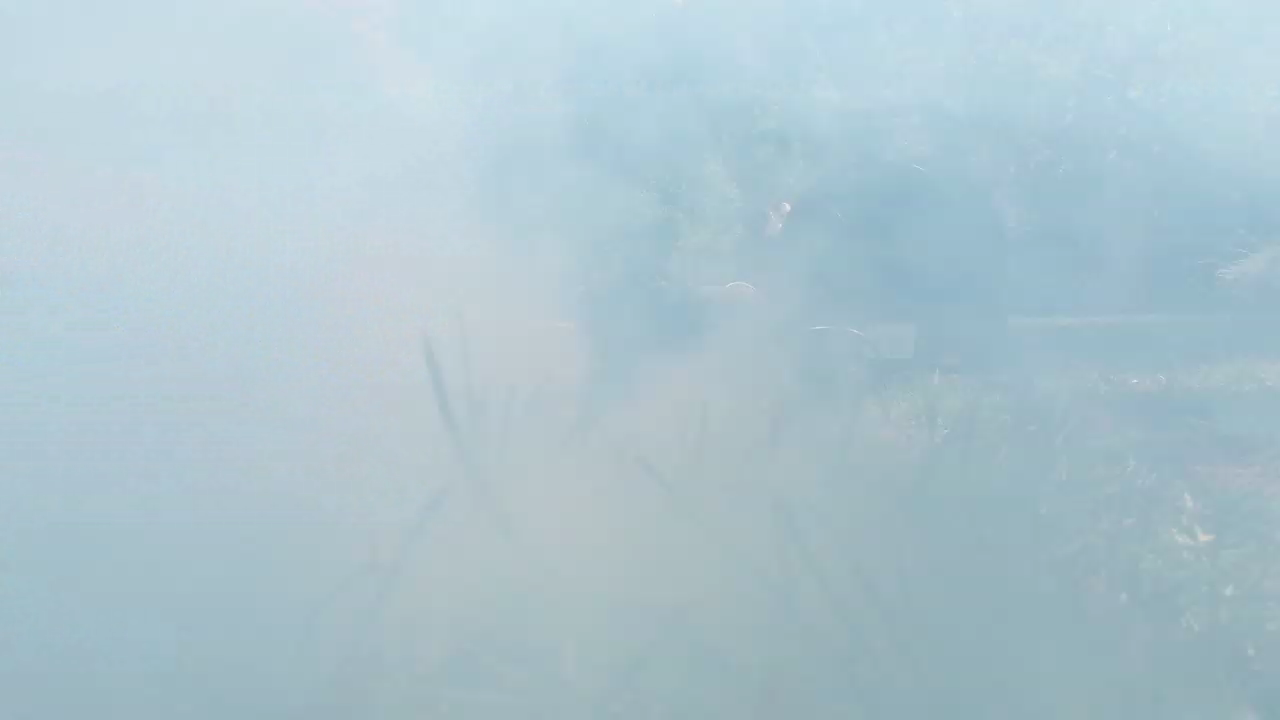
#> input picture smoke4.png, 1280 x 720 px
$ python find_img_hsv_values_histogram.py
#> lines starting #> are read from the running program, lines starting #| are printed output that depends on the picture
######### create a histogram showing the hsv values of a given frame #########
import cv2
import numpy as np
import matplotlib.pyplot as plt
from mpl_toolkits.mplot3d import Axes3D


def image_histogram(img_dir):
    """
    In order to detect smoke, there is a need to threshold the smokes hsv values. This function gets an image as an input and creates a histogram of hsv values.
    These values can be entered to the detect function.

    :param img_dir: directory of the frame to be analyzed
    :return: histogram of hsv values to enter in the threshold
    """
#> called with img_dir = 'smoke4.png'
    img = cv2.imread(img_dir)
#> img is the input picture: shape (720, 1280, 3); mean B, G, R 207.1, 197.5, 174
    hsv = cv2.cvtColor(img, cv2.COLOR_BGR2HSV)
#> hsv: shape (720, 1280, 3); mean H, S, V 98.7, 40.9, 207.1
    h, s, v = cv2.split(hsv)
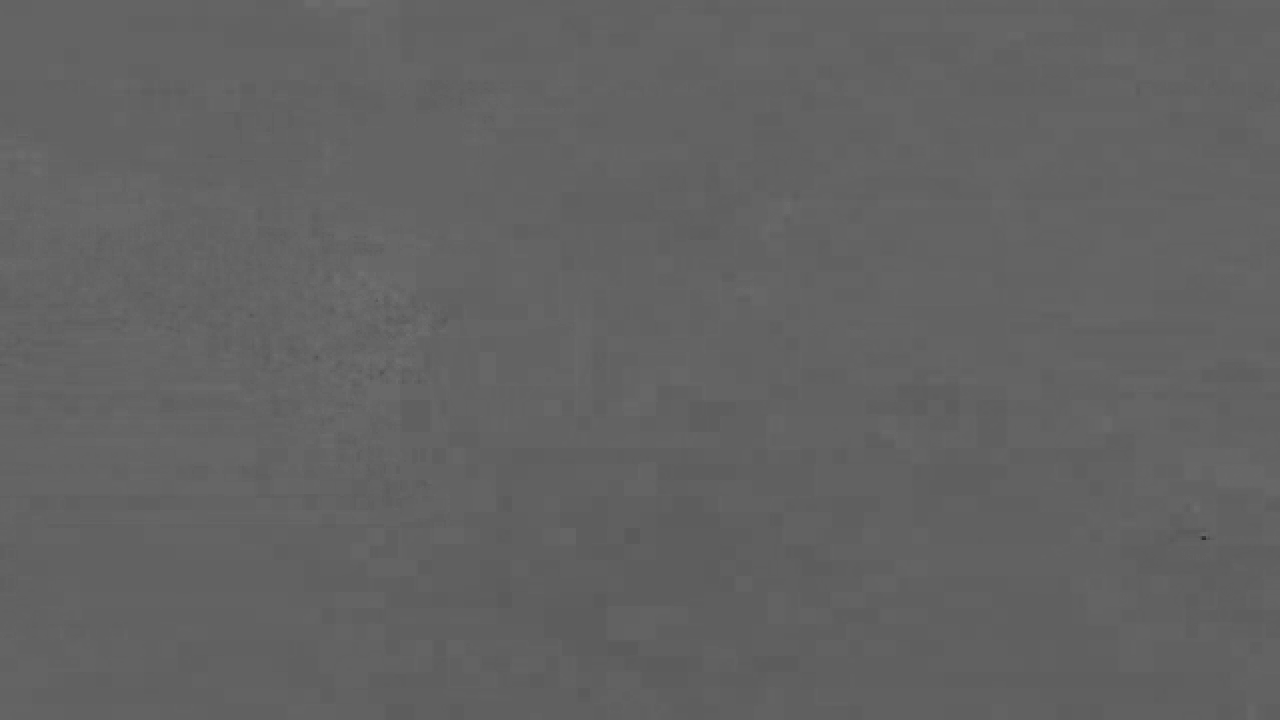
#> h: shape (720, 1280); min 45, max 113, mean 98.7
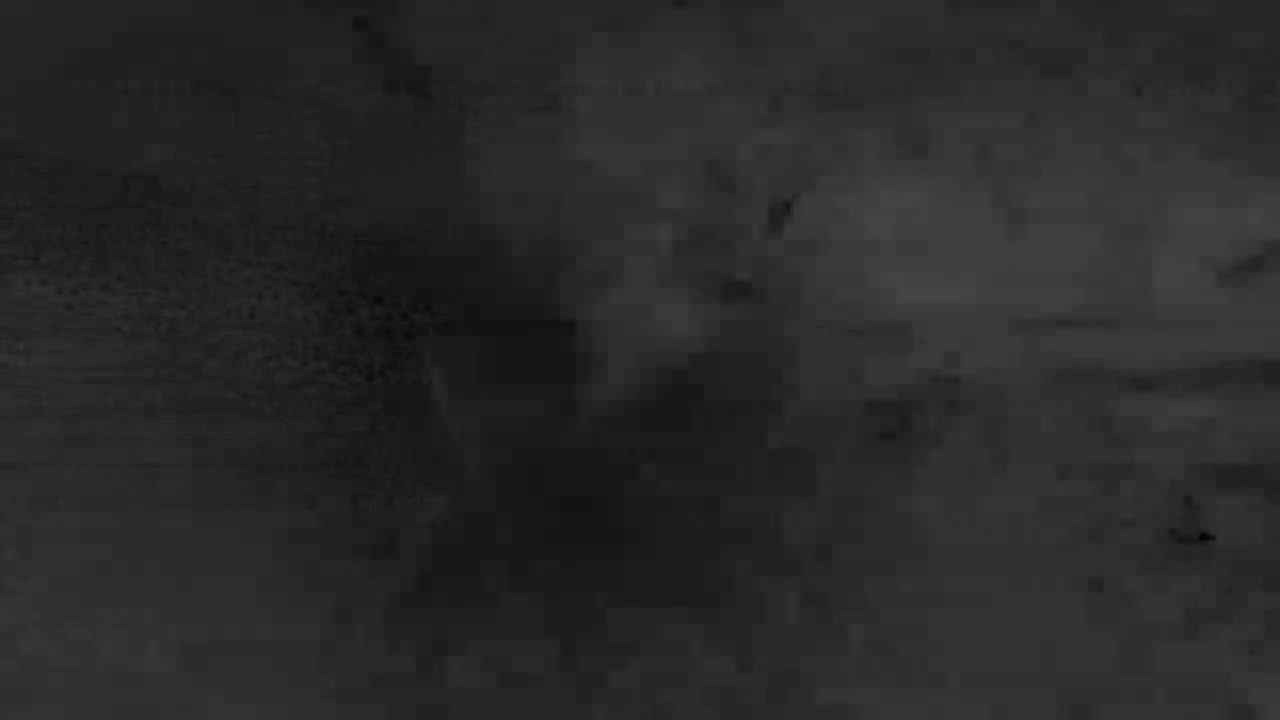
#> s: shape (720, 1280); min 4, max 69, mean 40.9
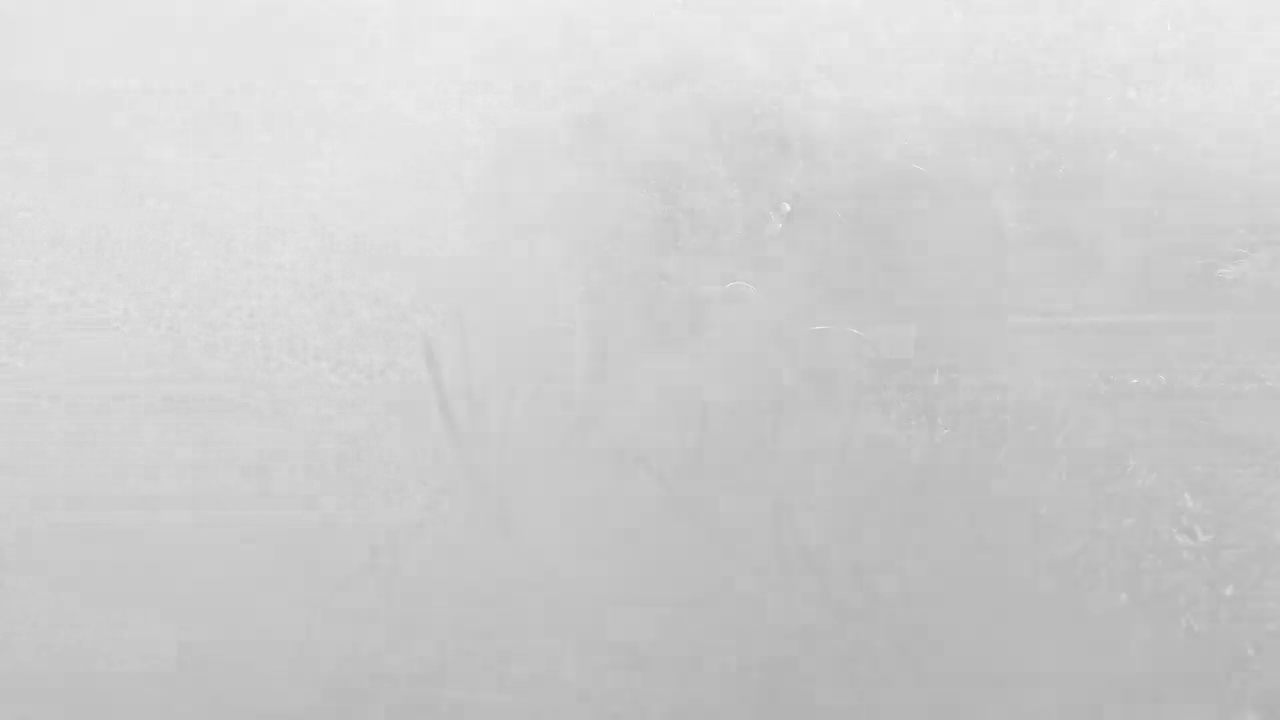
#> v: shape (720, 1280); min 176, max 254, mean 207.1
    fig = plt.figure()

    ax = fig.add_subplot(111, projection='3d')
    for x, c, z in zip([h, s, v], ['r', 'g', 'b'], [10, 20, 30]):
        xs = np.arange(256)
        ys = cv2.calcHist([x], [0], None, [256], [0, 256])
        cs = [c] * len(xs)
        cs[0] = 'c'
        ax.bar(xs, ys.ravel(), zs=z, zdir='y', color=cs, alpha=0.8)
#> this loop made 3 passes
#> (c, z) on passes 1 to 3: ('r', 10), ('g', 20), ('b', 30)

    ax.set_xlabel('Value')
    ax.set_ylabel('')
    ax.set_zlabel('# Pixels')
    ax.set_yticks(ticks=[10,20,30])
    ax.set_yticklabels(labels = ['h', 's', 'v'])
    plt.show()
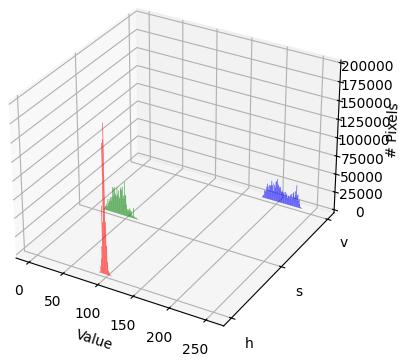
#> figure drawn by matplotlib, 1 panel


def main():
    img_dir = "smoke4.png"
    image_histogram(img_dir)


if __name__ == "__main__":
    main()
